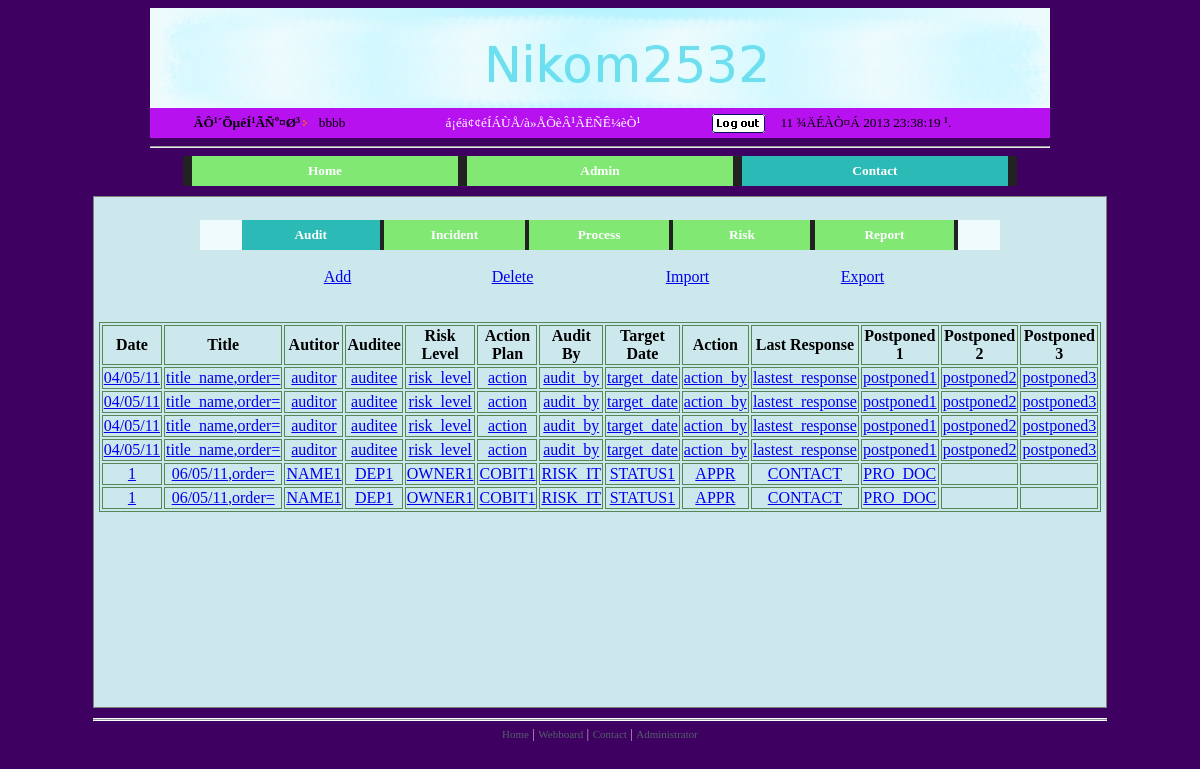
Screenshot of /Sites/path/audit/index.php (signed in) with the database file from the repository.
### tables this page shows
CREATE TABLE `itpr_audit` (
  `DATE` varchar(255) NOT NULL,
  `TITLE` varchar(255) NOT NULL,
  `AUDITOR` varchar(255) NOT NULL,
  `AUDITEE` varchar(255) NOT NULL,
  `RISK_LEVEL` char(10) NOT NULL,
  `ACTION_PLAN` varchar(255) NOT NULL,
  `AUDIT_BY` varchar(255) NOT NULL,
  `TARGET_DATE` varchar(255) NOT NULL,
  `ACTION` char(10) NOT NULL,
  `LATEST_RESPONSE` varchar(255) NOT NULL,
  `POSTPONED1` varchar(255) NOT NULL,
  `POSTPONED2` varchar(255) NOT NULL,
  `POSTPONED3` varchar(255) NOT NULL
);

### Sites/path/audit/index.php (the view, shortened to what this page needs)
<?
$rootpath ="../../";
$focus=2;
$focus2=0;
include($rootpath."include/index_head.php");
?>
<font size="3" color="#000000">
<br>
<?php
	if($_SESSION[su]!="")
	{
?>
<table width='800' border='0' align='center' cellpadding='0' cellspacing='0' bgcolor='222222'>
<tr height="30">
<td width="50" bgcolor="#effbfd"></td>
<?
$arr_text=array("Audit","Incident","Process","Risk","Report");
$arr_link=array($rootpath."./path/audit/index.php",$rootpath."path/incident/index.php",$rootpath."path/process/index.php",$rootpath."path/risk/index.php",$rootpath."path/report/index.php");
		$i=0;
		while($arr_text[$i]) {
			if(($focus2==$i)&&($focus2!="")) {
			echo "
			<td bgcolor='2bbab5' align='center' class='wlink' width='160'><a href='$arr_link[$i]'><b>$arr_text[$i]</b></a></td>";
			} else {
			echo "
			<td bgcolor='81e874' align='center' class='wlink' width='160'><a href='$arr_link[$i]'><b>$arr_text[$i]</b></a></td>";
			}
			echo "<td width='5'></td>";
		$i++;
		}
?>
<td width="50" bgcolor="#effbfd"></td>
</tr>
</table>
<br>
	<table width='700' border='0' align='center' cellpadding='0' cellspacing='0'>
		<tr>
			<td width='25%'>
				<center><a href='./add.php'>Add</a></center>
			</td>
			<td width='25%'>
				<center><a href='./form_delete_audit.php'>Delete</a></center>
			</td>
			<td width='25%'>
				<center><a href='./import.php'>Import</a></center>
			</td>
			<td width='25%'>
				<center><a href='./export.php'>Export</a></center>
			</td>
		</tr>
		<tr><td><br><br></td></tr>
	</table>
<?php
	print "
	<table border='1' align='center' bordercolor = '#568756'>
	<tr>
		<th>Date</th>
		<th>Title</th>
		<th>Autitor</th>
		<th>Auditee</th>
		<th>Risk Level</th>
		<th>Action Plan</th>
		<th>Audit By</th>
		<th>Target Date</th>
		<th>Action</th>
		<th>Last Response</th>
		<th>Postponed 1</th>
		<th>Postponed 2</th>
		<th>Postponed 3</th>
	</tr>
	";
	$SQL_audit="SELECT * FROM itpr_audit ";
	$ordersresult = mysql_query($SQL_audit);
	while($ordersrow = mysql_fetch_array($ordersresult)){
		print "<tr>";
		print "<td><center><a href='edit.php?pkey=" . $ordersrow['pkey'] . ";order=".$order."'>" . $ordersrow['DATE'] . "</a></center></td>";
		print "<td><center><a href='./edit.php?pkey=" . $ordersrow['pkey'] . "'>" . $ordersrow['TITLE'] .",order=". "</a></center></td>";
		print "<td><center><a href='./edit.php?pkey=" . $ordersrow['pkey'] . "'>" . $ordersrow['AUDITOR'] . "</a></center></td>";
		print "<td><center><a href='./edit.php?pkey=" . $ordersrow['pkey'] . "'>" . $ordersrow['AUDITEE'] . "</a></center></td>";
		print "<td><center><a href='./edit.php?pkey=" . $ordersrow['pkey'] . "'>" . $ordersrow['RISK_LEVEL'] . "</a></center></td>";
		print "<td><center><a href='./edit.php?pkey=" . $ordersrow['pkey'] . "'>" . $ordersrow['ACTION_PLAN'] . "</a></center></td>";
		print "<td><center><a href='./edit.php?pkey=" . $ordersrow['pkey'] . "'>" . $ordersrow['AUDIT_BY'] . "</a></center></td>";
		print "<td><center><a href='./edit.php?pkey=" . $ordersrow['pkey'] . "'>" . $ordersrow['TARGET_DATE'] . "</a></center></td>";
		print "<td><center><a href='./edit.php?pkey=" . $ordersrow['pkey'] . "'>" . $ordersrow['ACTION'] . "</a></center></td>";
		print "<td><center><a href='./edit.php?pkey=" . $ordersrow['pkey'] . "'>" . $ordersrow['LATEST_RESPONSE'] . "</a></center></td>";
		print "<td><center><a href='./edit.php?pkey=" . $ordersrow['pkey'] . "'>" . $ordersrow['POSTPONED1'] . "</a></center></td>";
		print "<td><center><a href='./edit.php?pkey=" . $ordersrow['pkey'] . "'>" . $ordersrow['POSTPONED2'] . "</a></center></td>";
		print "<td><center><a href='./edit.php?pkey=" . $ordersrow['pkey'] . "'>" . $ordersrow['POSTPONED3'] . "</a></center></td>";
	}
	print "</table>";
?>
<br><center>
<table style="text-align: left; width: 200;">
  <tr>
    <td>
    </td>
  </tr>
</table>
</center>
</font>
<?
include($rootpath."include/index_bottom.php");
}
?>

### Sites/include/index_head.php (shortened to what this page needs)
<!DOCTYPE HTML PUBLIC '-//W3C//DTD HTML 4.01 Transitional//EN' 'http://www.w3.org/TR/html4/loose.dtd'>
<html>
<head>
<link href='<?=$rootpath?>css/style.css' rel='stylesheet' type='text/css'>
</head>
<body bgcolor="#3E0061" bgproperties="fixed">
<table width='900' border='0' align='center' cellpadding='0' cellspacing='0'>
  <tr>
    <td><table width='100%' border='0' cellspacing='0' cellpadding='0'>
      <tr>
        <td width="900"><a href ='<?=$rootpath?>'>
		<img src="<?=$rootpath?>images/logo.jpg"></a></td>
      </tr>
      <tr >
         <td height='30' bgcolor="#B811EF"><table width='100%' border='0' cellspacing='0' cellpadding='0'>
      <tr>
<?
if($_SESSION[su]!="") {
	echo "<td class='nortxt' align='center'><b>ÂÔ¹´ÕµéÍ¹ÃÑº¤Ø³</b> <img src='".$rootpath."images/arr.gif' width='12' height='8'> $_SESSION[su]  </td><td class='wlink' align='center'> <a href='".$rootpath."member_edit.php'>á¡éä¢¢éÍÁÙÅ/à»ÅÕèÂ¹ÃËÑÊ¼èÒ¹</a> </td><td class='nortxt' align='center'> <a href='".$rootpath."logout.php'><img src='".$rootpath."images/bu_log2.gif' width='53' height='19' border='0'></a></td>";
} else {
}
?>
		<td class='nortxt'><span id="tP">&nbsp;</span>
				</td>
        </tr>
      </table>
		</td>
      </tr>
    </table></td>
  </tr>
  <tr><td><hr></td></tr>
</table>
<table width='1000' border='0' align='center' cellpadding='0' cellspacing='0' bgcolor='222222'>
<tr height="30">
<td width="50" bgcolor="#3E0061"></td>
<td width='5'></td>
<?
$arr_text=array("Home","Admin","Contact");
$arr_link=array($rootpath."index.php",$rootpath."admin/",$rootpath."contact.php");
		$i=0;
		while($arr_text[$i]) {
			if(($focus==$i)&&($focus!="")) {
			echo "
			<td bgcolor='2bbab5' align='center' class='wlink' width='160'><a href='$arr_link[$i]'><b>$arr_text[$i]</b></a></td>";
			} else {
			echo "
			<td bgcolor='81e874' align='center' class='wlink' width='160'><a href='$arr_link[$i]'><b>$arr_text[$i]</b></a></td>";
			}
			echo "<td width='5'></td>";
		$i++;
		}
?>
<td width="50" bgcolor="#3E0061"></td>
</tr>
</table>
<table width='1000' border='0' align='center' cellpadding='0' cellspacing='0'>
  <tr>
    <td><table width="100%" border="0" cellspacing="0" cellpadding="0">
        <tr>
          <td><table width="100%" border="0" cellspacing="0" cellpadding="0" align="center">
              <tr>
                <td><table width="98%" border="0" align="center" cellpadding="0" cellspacing="0">
                    <tr>
                      <td valign="top"><table width="99%" border="0" align="center" cellpadding="0" cellspacing="0">
                          <tr>
                            <td><img src="<?=$rootpath?>images/space.gif" width="10" height="10"></td>
                          </tr>
                          <tr>
                            <td><table width="100%" border="0" cellpadding="5" cellspacing="0" class="fline" bgcolor="#cde8ec">
                                <tr>
                                  <td valign="top" height="500">

### Sites/include/index_bottom.php (shortened to what this page needs)
                                  </td>
                                </tr>
                              </table></td>
                          </tr>
                        </table></td>
                    </tr>
                  </table></td>
              </tr>
              <tr>
                <td height="10"><img src="<?=$rootpath?>images/space.gif" width="8" height="10"></td>
              </tr>
              <tr>
                <td> <table width="100%" border="0" cellspacing="0" cellpadding="0">
                    <tr>
                      <td background="<?=$rootpath?>images/bo_line.gif"><img src="<?=$rootpath?>images/bo_line.gif" width="53" height="3"></td>
                    </tr>
                    <tr>
                      <td height="5"><img src="<?=$rootpath?>images/space.gif" width="15" height="5"></td>
                    </tr>
                    <tr>
                      <td height="40" class="grlink"><div align="center"><span class="grtxt">
                          <a href="<?=$rootpath?>">Home</a> | <a href="<?=$rootpath?>webboard.php">Webboard</a> | <a href="<?=$rootpath?>contact.php">Contact</a> | <a href="<?=$rootpath?>admin/">Administrator</a><br><br>
                          </span><br>
                        </div></td>
                    </tr>
                  </table></td>
              </tr>
            </table></td>
        </tr>
      </table></td>
  </tr>
</table>
</body>
</html>

### Sites/css/style.css (style rules this page uses)
.nortxt { font-family: Tahoma; font-size: 10pt; }
.wlink A:link { font-family: Tahoma; font-size: 10pt; ;COLOR: #FFFFFF;TEXT-DECORATION: none }
.fline { border: DEDEDD; border-style: solid; border-top-width: 1px; border-right-width: 1px; border-bottom-width: 1px; border-left-width: 1px }
.grlink A:link { font-family: Tahoma; font-size: 11px;COLOR: #516168;TEXT-DECORATION: none }
.grtxt { font-family: Tahoma; font-size: 10pt; color: #BBBBBB; }

### rows the page displays
itpr_audit: DATE "04/05/11", TITLE "title_name", AUDITOR "auditor", AUDITEE "auditee", RISK_LEVEL "risk_level", ACTION_PLAN "action", AUDIT_BY "audit_by", TARGET_DATE "target_date", ACTION "action_by", LATEST_RESPONSE "lastest_response", POSTPONED1 "postponed1", POSTPONED2 "postponed2", POSTPONED3 "postponed3"
itpr_audit: DATE "04/05/11", TITLE "title_name", AUDITOR "auditor", AUDITEE "auditee", RISK_LEVEL "risk_level", ACTION_PLAN "action", AUDIT_BY "audit_by", TARGET_DATE "target_date", ACTION "action_by", LATEST_RESPONSE "lastest_response", POSTPONED1 "postponed1", POSTPONED2 "postponed2", POSTPONED3 "postponed3"
itpr_audit: DATE "04/05/11", TITLE "title_name", AUDITOR "auditor", AUDITEE "auditee", RISK_LEVEL "risk_level", ACTION_PLAN "action", AUDIT_BY "audit_by", TARGET_DATE "target_date", ACTION "action_by", LATEST_RESPONSE "lastest_response", POSTPONED1 "postponed1", POSTPONED2 "postponed2", POSTPONED3 "postponed3"
itpr_audit: DATE "04/05/11", TITLE "title_name", AUDITOR "auditor", AUDITEE "auditee", RISK_LEVEL "risk_level", ACTION_PLAN "action", AUDIT_BY "audit_by", TARGET_DATE "target_date", ACTION "action_by", LATEST_RESPONSE "lastest_response", POSTPONED1 "postponed1", POSTPONED2 "postponed2", POSTPONED3 "postponed3"
itpr_audit: DATE "1", TITLE "06/05/11", AUDITOR "NAME1", AUDITEE "DEP1", RISK_LEVEL "OWNER1", ACTION_PLAN "COBIT1", AUDIT_BY "RISK_IT", TARGET_DATE "STATUS1", ACTION "APPR", LATEST_RESPONSE "CONTACT", POSTPONED1 "PRO_DOC"
itpr_audit: DATE "1", TITLE "06/05/11", AUDITOR "NAME1", AUDITEE "DEP1", RISK_LEVEL "OWNER1", ACTION_PLAN "COBIT1", AUDIT_BY "RISK_IT", TARGET_DATE "STATUS1", ACTION "APPR", LATEST_RESPONSE "CONTACT", POSTPONED1 "PRO_DOC"

### other values shown
$_SESSION[su] "bbbb"
$arr_text[$i] "Home"
$arr_text[$i] "Admin"
$arr_text[$i] "Contact"
$arr_text[$i] "Audit"
$arr_text[$i] "Incident"
$arr_text[$i] "Process"
$arr_text[$i] "Risk"
$arr_text[$i] "Report"
